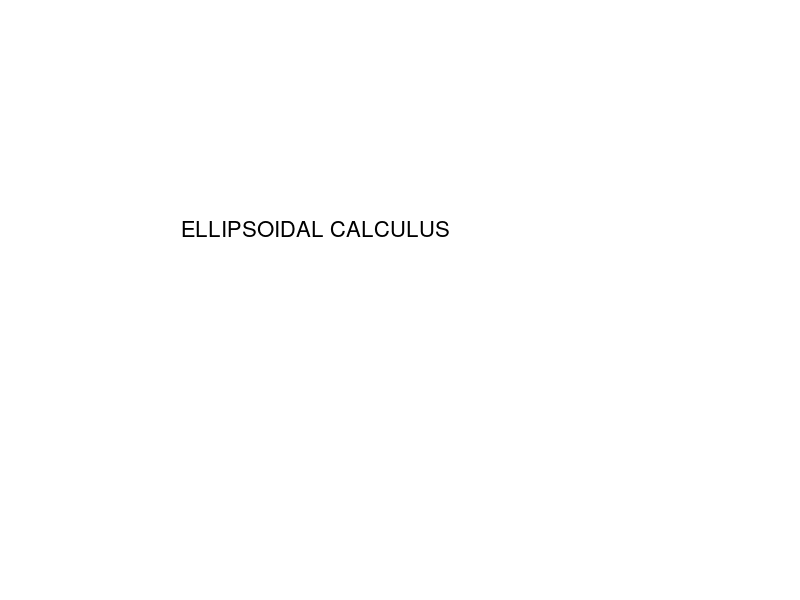

Reproduce this figure in MATLAB. (Note: this script raises an error after producing the figure.)
%% 
% This demo presents functions for ellipsoid manipulaton:
% 
%   - Creation of ellipsoid objects;
%   - Basic operations;
%   - Intersections, geometric sums and differences;
%   - Visualization;
%   - Accessing internal information of ellipsoid object;
%   - Ellipsoids and hyperplanes.
cla; axis([-4 4 -2 2]);
axis([-4 4 -2 2]); grid off; axis off;
text(-3, 0.5, 'ELLIPSOIDAL CALCULUS', 'FontSize', 16);
%% 
% Ellipsoid E in R^n is defined by its center, vector q in R^n,
% and symmetric positive semi-definite matrix Q in R^(nxn):
% 
%      E(q, Q) = { x in R^n | <(x - q), Q^(-1)(x - q)> }.
% 
% 
% The support function of ellipsoid E(q, Q):
% 
%      rho(l | E(q, Q)) = <q, l> + sqrt(<l, Ql>).

%% 
% We create two ellipsoids, the second one is centered at the origin:
% 
% >> E = ellipsoid([2; -1], [2 -1; -1 1]);
% >> E0 = ellipsoid([1 0; 0 4]);
% >> plot(E0, E, 'b'); grid on;
% 
% Created ellipsoids are plotted on your screen.
E = ellipsoid([2; -1], [2 -1; -1 1]);
E0 = ellipsoid([1 0; 0 4]);
plot(E0, E, 'b'); grid on;
%% 
% Ellipsoids can be concatenated into arrays:
% 
% >> E1 = 2*ell_unitball(2) + [2; 2];
% >> EA = [E0 E1; E ellipsoid([-1.5; 1], 3*eye(2))];
% 
% Most functions dealing with ellipsoids can be used for ellipsoidal arrays as well as for single ellipsoids.
% 
% >> plot(EA); grid on;
% 
% plots ellipsoids in the array EA.
E1 = 2*ell_unitball(2) + [2; 2];
EA = [E0 E1; E ellipsoid([-1.5; 1], 3*eye(2))];
plot(EA); grid on;
%% 
% Subindexing should be used to access individual ellipsoids stored in the array EA:
% 
% >> Z = EA(:, 1);
% >> plot(Z, 'r', EA(2, 2), 'b'); grid on;
% 
% plots ellipsoids in the first column of the array EA (red), and one ellipsoid in position (2, 2) of this array (blue).
plot(EA(:, 1), 'r', EA(2, 2), 'b'); grid on;
%% 
% Affine transformation can be applied to ellipsoids:
% 
% >> A = [0.5 -1; 0 1];
% >> b = [3; 0];
% >> W = A * Z + b;
% >> plot(Z, 'b', W, 'r'); grid on;
% 
% plots ellipsoids in the array Z (blue), and these ellipsoids after affine transformation (red).
A = [0.5 -1; 0 1]; b = [3; 0];
W = A*EA(:, 1) + b; plot(EA(:, 1), 'b', W, 'r'); grid on;
%% 
% It is possible to modify only shape matrix of the ellipsoid leaving its center as is:
% 
% >> E = shape(EA(2, 2), A);
% >> plot(E, EA(2, 2), 'b'); grid on;
% 
% plots original ellipsoid (blue) and the one with modified shape matrix (red).
plot(shape(EA(2, 2).getCopy(), A), EA(2, 2), 'b'); grid on;
%% 
% Inverted ellipsoid is obtained by inverting the shape matrix of the original ellipsoid. In case the original ellipsoid is centered at the origin, the inverted ellipsoid is its polar ellipsoid.
% 
% >> Ei = inv(E);
% >> plot(Ei, E, 'b'); grid on;
% 
% plots original (blue) and the inverted (red) ellipsoids.
plot(E, inv(E.getCopy()), 'b'); grid on;
%% 
% The polar set for an ellipsoid that contains the origin in its interior is also an ellipsoid:
% 
% >> E = ellipsoid([-1; 1], [4 -2; -2 2]);
% >> P = polar(E);
% >> plot(P, E, 'b'); grid on;
% 
% plots original (blue) and the polar (red) ellipsoids.
% 
% Notice that the polar set to the ellipsoid P is the original ellipsoid E:
% 
% >> polar(P) == E
% 
% ans =
% 
%      1
W = ellipsoid([-1; 1], [4 -2; -2 2]); plot(polar(W), W, 'b'); grid on;
%% 
% Overloaded operators '>' and '<':
% 
% >> E1 = ellipsoid([15; 0], [49 -12; -12 10]);
% >> E2 = ellipsoid([9; 3], [9 2; 2 4]);
% >> (E1 > E2) & (E2 < E1)
% 
% ans =
% 
%      1
% 
% >> plot(E1, 'b', E2, 'g', move2origin([E1 E2]), 'r'); grid on;
% 
% Ellipsoid E1 (blue) is "bigger" than ellipsoid E2 (green) if when both are moved to the origin (red), E2 is contained inside E1.
% 
% 
% Overloaded operator '==' checks if two ellipsoids are equal:
% 
% >> E1 == E1
% 
% ans =
% 
%      1
E1 = ellipsoid([15; 0], [49 -12; -12 10]);
E2 = ellipsoid([9; 3], [9 2; 2 4]);
plot(E1, 'b', E2, 'g', move2origin([E1.getCopy() E2.getCopy()]), 'r'); grid on;
%% 
% It can be checked if given ellipsoid intersects the intersection of ellipsoids in the given array:
% 
% >> E = ellipsoid([1.5; 1], [2 -1; -1 1]);
% >> plot(E, EA, 'b'); grid on;
% >> intersect(EA, E, 'i')
% 
% ans =
% 
%      -1
% 
% Result -1 means that the intersection of ellipsoids in the array EA (blue) is empty. Thus, ellipsoid E (red) cannot intersect the intersection of ellipsoids in EA.
E = ellipsoid([1.5; 1], [2 -1; -1 1]);
plot(E, EA, 'b'); grid on;
%% 
% Check if ellipsoid E intersects the intersection of two ellipsoids forming the first column of the array EA:
% 
% >> plot(E, EA(:, 1), 'b'); grid on;
% >> intersect(EA(:, 1), E, 'i')
% 
% ans =
% 
%      0
% 
% 0 means negative result, which is confirmed by the plot.
plot(E, EA(:, 1), 'b'); grid on;
%% 
% Check if ellipsoid E intersects the intersection of two ellipsoids forming the first row of the array EA:
% 
% >> plot(E, EA(1, :), 'b'); grid on;
% >> intersect(EA(1, :), E, 'i')
% 
% ans =
% 
%      1
% 
% 1 means positive result, which is confirmed by the plot.
% 
% See also help for ELLIPSOID/DISTANCE function.
plot(E, EA(1, :), 'b'); grid on;
%% 
% If two ellipsoids (red) intersect, minimal volume external (blue) and maximal by inclusion internal (green) ellipsoidal approximations of the intersection can be computed:
% 
% >> E1 = ellipsoid([2; 2], [4 -3; -3 9]);
% >> E2 = ellipsoid([1; 1], [4 2; 2 5]);
% >> Ie = intersection_ea(E1, E2);
% >> Ii = intersection_ia(E1, E2);
% >> plot([E1 E2], 'r', Ie, 'b', Ii, 'g'); grid on;
E1 = ellipsoid([2; 2], [4 -3; -3 9]);
E2 = ellipsoid([1; 1], [4 2; 2 5]);
Ie = intersection_ea(E1, E2);
Ii = intersection_ia(E1, E2);
plot([E1 E2], 'r', Ie, 'b', Ii, 'g'); grid on;
%% 
% For given set of points in R^n the minimum volume ellipsoid that contains these points can be computed:
% 
% >> V = rand(2, 7);  % 7 random points in R^2
% >> E = ell_enclose(V);
% >> ell_plot(V, 'b*'); hold on;
% >> plot(E, 'r'); grid on
RV = rand(2, 7); ell_plot(RV, 'b*'); grid on; hold on;
plot(ell_enclose(RV), 'r'); hold off;
%% 
% For two or more ellipsoids in R^n the minimum volume ellipsoid that contains the union of these ellipsoids can be computed:
% 
% >> EU = ellunion_ea(EA);
% >> plot(EA, 'b', EU, 'r'); grid on;
EU = ellunion_ea(EA); plot(EA, 'b', EU, 'r'); grid on;
%% 
% For two or more ellipsoids in R, R^2 and R^3, their geometric (Minkowski) sum can be plotted:
% 
% 
% >> minksum(EA, 'showAll',true); grid on;
% 
% plots geometric sum (red) of the ellipsoids in array EA (black).
minksum(EA, 'showAll',true); grid on;
%% 
% For two or more ellipsoids of arbitrary dimension, their geometric sum can be approximated by tight external and tight internal ellipsoids. Tight ellipsoids are computed for given directions.
% 
% >> L  = [1 0; 1 1; 0 1; -1 1]';
% >> EE = minksum_ea(EA, L); IE = minksum_ia(EA, L);
% >> plot(EE, 'b', IE, 'g'); grid on; hold on; 
% >> minksum(EA);
% 
% plots geometric sum (red) of the ellipsoids in array EA, its external (blue) and internal (green) ellipsoidal approximations for directions specified by matrix L.
L  = [1 0; 1 1; 0 1; -1 1]';
EE = minksum_ea(EA, L); IE = minksum_ia(EA, L);
plot(EE, 'b', IE, 'g'); grid on; hold on; minksum(EA); hold off;
%% 
% For two single ellipsoids E1 and E2 in R, R^2 and R^3, such that E1 > E2, their geometric (Minkowski) difference can be plotted:
% 
% >> E1 = ellipsoid([15; 0], [49 -12; -12 10]);
% >> E2 = ellipsoid([9; 3], [9 2; 2 4]);
% >> minkdiff(E1, E2, 'shawAll',true); grid on;
% 
% plots geometric difference (red) of the ellipsoids E1 and E2 (black).
E1 = ellipsoid([15; 0], [49 -12; -12 10]);
E2 = ellipsoid([9; 3], [9 2; 2 4]);
minkdiff(E1, E2,'showAll',true); grid on;
%% 
% For two ellipsoids of arbitrary dimension, E1 and E2, such that E1 > E2, their geometric difference can be approximated by tight external and tight internal ellipsoids. Tight ellipsoids are computed for given directions. Not all directions are allowed. Those directions, for which tight ellipsoidal approximations cannot be computed, are called "bad directions".
% 
% >> L  = [1 0; 1 2; 1 3; 1 4; 0 1]';
% >> isbaddirection(E1, E2, L)
% 
% ans =
% 
%      1     0     0     0     1
% 
% >> EE = minkdiff_ea(E1, E2, L);
% >> IE = minkdiff_ia(E1, E2, L);
% >> plot(EE, 'b', IE, 'g'); grid on; hold on;
% >> minkdiff(E1, E2);
% 
% plots geometric difference (red) of ellipsoids E1 and E2, tight external (blue) and tight internal (green) ellipsoidal approximations for those directions in L that are not bad.
L  = [1 0; 1 2; 1 3; 1 4; 0 1]';
EE = minkdiff_ea(E1, E2, L); IE = minkdiff_ia(E1, E2, L);
plot(EE, 'b', IE, 'g'); grid on; hold on; minkdiff(E1, E2); hold off;
%% 
% For ellipsoids E1, E2 and E3 in R, R^2 or R^3, such that E1 > E3, the set E1 - E3 + E2 can be plotted.
% 
% >> E3 = ell_unitball(2);
% >> minkmp(E1, E3, E2, 'showAll',true);
% 
% plots the set E1 - E3 + E2 (red), ellipsoids E1 (green), E2 (blue) and E3 (black).
E3=ell_unitball(2); minkmp(E1, E3, E2, 'showAll',true); grid on
%% 
% For ellipsoids E1, E2 and E3 of arbitrary dimension, such that E1 > E3, tight external and internal ellipsoidal approximations of the set E1 - E3 + E2 for given directions can be computed.
% 
% >> EE = minkmp_ea(E1, E3, E2, L);  % external
% >> IE = minkmp_ia(E1, E3, E2, L);  % internal
% >> plot(EE, 'b', IE, 'g'); grid on; hold on;
% >> minkmp(E1, E3, E2);
% 
% plots the actual set E1 - E3 + E2, tight external (blue) and tight internal (green) ellipsoidal approximations for those directions in L that are not bad.
EE = minkmp_ea(E1, E3, E2, L);
IE = minkmp_ia(E1, E3, E2, L);
minkmp(E1, E3, E2); grid on; hold on; plot(EE, 'b', IE, 'g'); hold off
%% 
% For ellipsoids E1, E2 and E3 in R, R^2 or R^3, the set E1 + E2 - E3 can be plotted if nonempty.
% 
% >> minkpm([E1 E2], E3, 'showAll',true);
% 
% plots the set E1 + E2 - E3 (red), ellipsoids E1, E2 (blue) and ellipsoid E3 (black).
minkpm([E1 E2], E3,'showAll',true); grid on
%% 
% For ellipsoids E1, E2 and E3 of arbitrary dimension, tight external and internal ellipsoidal approximations of the set E1 + E2 - E3 (if this set is nonempty) for given directions can be computed.
% 
% >> EE = minkpm_ea([E1 E2], E3, L);  % external
% >> IE = minkpm_ia([E1 E2], E3, L);  % internal
% >> plot(EE, 'b', IE, 'g'); grid on; hold on;
% >> minkpm([E1 E2], E3);
% 
% plots the actual set E1 + E2 - E3, tight external (blue) and tight internal (green) ellipsoidal approximations for those directions in L that are not bad.
EE = minkpm_ea([E1 E2], E3, L);
IE = minkpm_ia([E1 E2], E3, L);
minkpm([E1 E2], E3); grid on; hold on; plot(EE, 'b', IE, 'g'); hold off
%% 
% To visualize ellipsoids of high dimensions, projections are used:
% 
% >> E1 = ellipsoid([1; 0; -1], [4 0 -2; 0 6 0; -2 0 1.5]);
% >> E2 = ellipsoid([2 0 0; 0 9 3; 0 3 2]);
% >> E3 = 2*ell_unitball(3) + [1; 1; 0];
% >> B1 = [1 0 0; 0 1 0]'; P1 = projection([E1 E2 E3], B1);
% >> B2 = [1 0 0; 0 0 1]'; P2 = projection([E1 E2 E3], B2);
% >> B3 = [0 1 0; 0 0 1]'; P3 = projection([E1 E2 E3], B3);
% >> subplot(2, 2, 1); plot([E1 E2 E3]); grid on;
% >> subplot(2, 2, 2); plot(P1); grid on;
% >> subplot(2, 2, 3); plot(P2); grid on;
% >> subplot(2, 2, 4); plot(P3); grid on;
% 
% plots 3-dimensional ellipsoids (a), and their three projections (b), (c), (d), each specified by its orthonormal basis.
E1 = ellipsoid([1; 0; -1], [4 0 -2; 0 6 0; -2 0 1.5]);
E2 = ellipsoid([2 0 0; 0 9 3; 0 3 2]);
E3 = 2*ell_unitball(3) + [1; 1; 0];
B1 = [1 0 0; 0 1 0]'; B2 = [1 0 0; 0 0 1]'; B3 = [0 1 0; 0 0 1]';
subplot(2, 2, 1); plot(E1, E2, E3); title('(a) Ellipsoids in 3D');
xlabel('x_1'); ylabel('x_2'); zlabel('x_3'); grid on;
subplot(2, 2, 2); plot(projection([E1.getCopy() E2.getCopy() E3.getCopy()], B1));
grid on;
title('(b) Projection on basis B1'); xlabel('x_1'); ylabel('x_2');
subplot(2, 2, 3); plot(projection([E1.getCopy() E2.getCopy() E3.getCopy()], B2));
grid on;
title('(c) Projection on basis B2'); xlabel('x_1'); ylabel('x_3');
subplot(2, 2, 4); plot(projection([E1.getCopy() E2.getCopy() E3.getCopy()], B3));
grid on;
title('(d) Projection on basis B3'); xlabel('x_2'); ylabel('x_3');
%% 
% Internal structure of the ellipsoid can be accessed through several functions:
% 
% >> [q, Q] = parameters(E)
% 
% q =
% 
%    1.5000
%    1.0000
% 
% 
% Q =
% 
%     2    -1
%    -1     1
% 
% >> dimension([E E1 ellipsoid(1)]
% 
% ans =
% 
%      2     3     1
% 
% >> D = ellipsoid([1 3; 3 9]);
% >> isdegenerate([D E])
% 
% ans =
% 
%      1     0
% 
% >> plot(D, E, 'b'); grid on;
% 
% plots nondegenerate ellipsoid E (blue) and degenerate ellipsoid D (red).
subplot(1, 1, 1); D = ellipsoid([1 3; 3 9]); plot(D, E, 'b'); grid on;
%% 
% Hyperplane in R^n is defined by the normal vector v and scalar c:
% 
%       H = { x in R^n | <v, x> = c }.
% 
% >> H = hyperplane([-5; -3], -9);
% 
% It is also possible to declare an array of hypertplanes at once:
% 
% >> HA = hyperplane([0 1; 1 0]', [2.5 2]);
% 
% Most functions dealing with hyperplanes can be used for hyperplane arrays as well as for single hyperplanes.
% 
% >> plot(H, HA, 'b','lineWidth',2,'size',7); grid on;
% 
% plots three hyperplanes - one single hyperplane H (red) and two hyperplanes from the array HA (blue).
H  = hyperplane([-5; -3], -9);
HA = hyperplane([0 1; 1 0]', [2.5 2]);
plot(H, HA, 'b', 'lineWidth',2,'size',7); grid on;
%% 
% It can be checked if given hyperplane intersects an ellipsoid or intersection of ellipsoids:
% 
% >> intersect(EA(1, 1), H)
% 
% ans =
% 
%      0
% 
% >> E = E - [0.5; 0];
% >> intersect(E, H)
% 
% ans =
% 
%      1
% 
% If a hyperplane intersects an ellipsoid, then the intersection is a degenerate ellipsoid:
% 
% >> I = hpintersection(E, H);
% >> isdegenerate(I)
% 
% ans =
% 
%      1
% 
% >> plot(H, 'k', 'lineWidth',1,'size',5); hold on; grid on;
% >> plot(E, EA(1, 1), 'g', I, 'b');
% 
% plots hyperplane H (black), ellipsoid EA(1, 1) (green) whose intersection with H is empty, ellipsoid E (red) that has nonempty intersection with H, and this intersection I (blue).
plot(H, 'k', 'lineWidth',1,'size',5); hold on; grid on;
E = E - [0.5; 0]; plot(E, EA(1, 1), 'g', hpintersection(E, H), 'b'); hold off;
%% 
% If hyperplane H is defined by its normal v and the scalar c, then the corresponding halfpace is
% 
%        { x in R^n | <v, x> <= c }.
% 
% Minimal volume external and maximal by inclusion internal ellipsoidal approximations of intersection of an ellipsoid with halfspace defined by hyperplane (if this intersection is nonempty) can be computed:
% 
% >> Ee = intersection_ea(E, H);
% >> Ei = intersection_ia(E, H);
% >> plot(H, 'k', 'lineWidth',1,'size',5); hold on; grid on;
% >> plot(E, Ee, 'b', Ei, 'g');
% 
% plots hyperplane H (black), ellipsoid E (red), external Ee (blue) and internal Ei (green) ellipsoidal approximations of intersection of E with halfspace defined by H.
Ee = intersection_ea(E, H); Ei = intersection_ia(E, H);
plot(H, 'k',  'lineWidth',1,'size',5); hold on; plot(E, Ee, 'b', Ei, 'g'); grid on; hold off;
%% 
% To approximate the intersection of ellipsoid E with the other halfspace defined by the same hyperplane H, it is enough to switch sign of H:
% 
% >> H  = -H;
% >> Ei = intersection_ia(E, H);
% >> Ee = intersection_ea(E, H);
% 
% External ellipsoid Ee in this case coincides with original ellipsoid E:
% 
% >> Ee == E
% 
% ans =
% 
%      1
% 
% >> plot(H, 'k',  'lineWidth',1,'size',5); grid on; hold on;
% >> plot(E, Ei, 'g');
% 
% plots hyperplane H (black), original ellipsoid E (red), which is the same as Ee, and internal approximating ellipsoid Ei (green).
plot(H, 'k',  'lineWidth',1,'size',5); hold on; grid on;
plot(E, intersection_ia(E, -H), 'g'); hold off;
%% 
% For more information about functionality of ellipsoid and hyperplane libraries of this toolbox, type
% 
% >> help ellipsoid/contents
% 
% and
% 
% >> help hyperplane/contents
% 
% You will obtain the list of functions that operate with ellipsoids and hyperplanes. For details, use help on each function individually.
cla; axis([-4 4 -2 2]);
axis([-4 4 -2 2]); grid off; axis off;
text(-1, 0.5, 'THE END', 'FontSize', 16);
